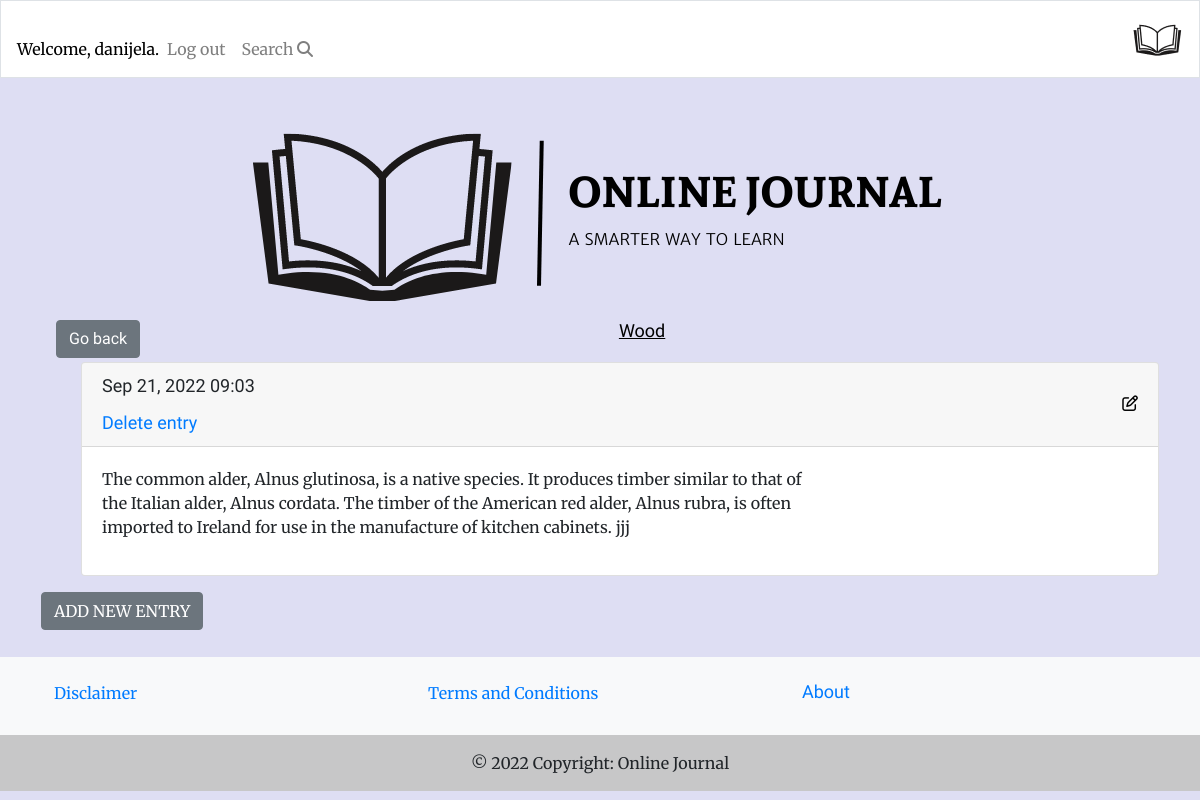
Page /topics/2 (signed in) on the committed database.
### learning_logs/models.py (models this page shows, shortened)
class Topic(models.Model):
    text = models.CharField(max_length=200)
    date_added = models.DateTimeField(auto_now_add=True)
    def __str__(self):
        return self.text

class Entry(models.Model):
    topic = models.ForeignKey(Topic, on_delete=models.CASCADE)
    text = models.TextField()
    date_added = models.DateTimeField(auto_now_add=True)

### learning_logs/views.py (the view)
# urls.py: path('topics/<int:topic_id>', views.topic, name='topic'),
@login_required
def topic(request, topic_id):
    topic = get_object_or_404(Topic, id=topic_id)
    entries = topic.entry_set.order_by('-date_added')
    context = {'topic': topic, 'entries': entries}
    return render(request, 'learning_logs/topic.html', context)

### learning_logs/templates/learning_logs/topic.html
{% extends 'learning_logs/base.html' %}
{% block page_header %}
<h3 class="topic-on-hand"><a class="btn btn-secondary go-back" href="javascript:history.back()">Go back</a> {{ topic }}</h3>
{% endblock page_header %}
{% block content %}
<ul>
  {% for entry in entries %}
  <div class="card mb-3">
    <h4 class="card-header">
      {{ entry.date_added|date:'M d, Y H:i' }}
      <small><a href="{% url 'learning_logs:edit_entry' entry.id %}">
          <i class="fa-regular fa-pen-to-square edit"></i></a></small>
          <a href="{% url 'learning_logs:delete_entry' entry.id %}">Delete entry</a>
    </h4>
    <div class="card-body">
      {{ entry.text|linebreaks }}
    </div>
  </div>
  {% empty %}
  <p>There are currently no entries.</p>
  {% endfor %}
</ul>
<p>
  <a class="new-entry btn btn-secondary" href="{% url 'learning_logs:new_entry' topic.id %}" role="button">Add new
    entry</a>
</p>
{% endblock content %}

### learning_logs/templates/learning_logs/base.html (shortened to what this page needs)
<!DOCTYPE html>
{% load bootstrap4 %}
{% load static %}
<html lang="en">
<head>
  {% block css %}
  <link rel="stylesheet" href="https://cdn.jsdelivr.net/npm/bootstrap@4.6.2/dist/css/bootstrap.min.css"
>
  {% endblock %}
  <link rel="stylesheet" href='{% static "css/styles.css" %}' type="text/css" />
</head>
<body>
  <nav class="navbar navbar-expand-md mb-4 border navbar-light">
    <div class="collapse navbar-collapse" id="navbarTogglerDemo01">
      <ul class="navbar-nav">
        {% if user.is_authenticated %}
        <li class="nav-item">
          <span class="navbar-text">Welcome, {{ user.username }}.</span>
        </li>
        <li class="nav-item">
          <a class="nav-link" href="{% url 'users:logout' %}">Log out</a>
        </li>
        {% else %}
        <li class="nav-item">
          <a class="nav-link" href="{% url 'users:login' %}">Log in</a></li>
        </li>
        <li class="nav-item">
          <a class="nav-link" href="{% url 'users:register' %}">Register</a>
        {% endif %}
      </ul>
      <ul class="navbar-nav">
        <li class="nav-item">
          <a class="nav-link" href="{% url 'learning_logs:topics'%}">
            Search <i class="fa-solid fa-magnifying-glass"></i></a></li>
      </ul>
    </div>
    <a class="navbar-brand mx-auto" href="{% url 'learning_logs:index'%}">
      <img src="{% static 'images/navbar-logo.png' %}" alt="Logo">
      </a>
  </nav>
  {% include 'learning_logs/includes/messages.html' %}
  <main role="main" class="container">
    <div class="container-md">
      <img class="logo-img" src="{% static 'images/logo.png' %}" alt="Logo">
      {% block page_header %} {% endblock page_header %}
    </div>
    <div>
      {% block content %}{% endblock content%}
    </div>
  </main>
  {% include 'learning_logs/footer.html' %}
</body>
</html>

### learning_logs/static/css/styles.css (style rules this page uses)
h1, h2, h3, h4, h5, h6 { font-family: 'Sura', sans-serif; font-size: large; }
body { background-color: #dedef3; font-family: 'Merriweather', sans-serif; }
.navbar { background: white; }
.navbar-brand { color: rgb(255 255 255); text-transform: uppercase; }
.nav-item, .nav-link { color: black; }
.navbar-light .navbar-text { color: black!important; }
.new-entry { text-transform: uppercase; color: white; }
.edit { display: flex !important; flex-wrap: wrap; flex-direction: row; align-items: flex-start; justify-content: flex-end; color: black; }
.topic-on-hand { text-decoration: underline; color: black; text-align: center; }
.btn-secondary.go-back { float: left!important; }
main.container { padding: 11px; }
ul { margin-top: 20px!important; }
.container-md { text-align: center; }
img { display: block !important; margin: auto !important; }

### rows in the picture
Topic: text "Wood"
Entry: date_added "Sep 21, 2022 09:03", text "The common alder, Alnus glutinosa, is a native species. It produces timber similar to that of the Italian alder, Alnus cordata. The timber of the American red alder, Alnus rubra, is often imported to Ireland for use in the manufacture of kitchen cabinets. jjj"

### other values in the picture
{{ user.username }} "danijela"
